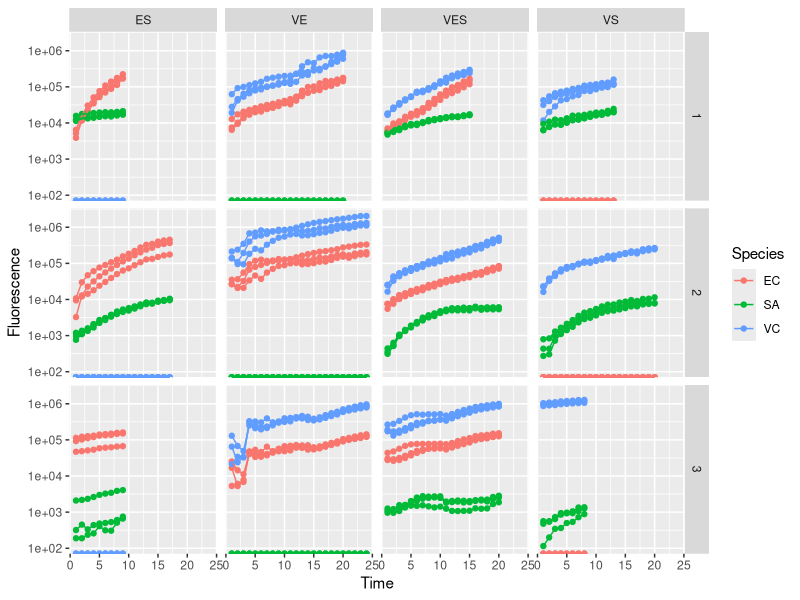

Reproduce this figure in R. (Note: this script raises an error after producing the figure.)
library(tidyverse)
library(readxl)

THRESH = 1E-10

dt <- read_xlsx(path = "Cocultured_data.xlsx", sheet = 1)
dt <- dt %>% select(Time, Experiment, Replicate, Passage, VC, EC, SA) %>% drop_na()
dt <- dt %>% mutate(RP = paste0(Replicate, "-", Passage)) 
dt <- dt %>% pivot_longer(names_to = "Species", values_to = "Fluorescence", cols = -c(Time, Experiment, RP, Replicate, Passage))
#eiliminate any period of times with negative fluorescences and shift time accordingly
dt_no_negs <- dt %>% 
  group_by(Passage, Experiment) %>% 
  filter(if (any(Fluorescence < 0)) Time > max(Time[Fluorescence < 0], na.rm = TRUE) else TRUE) %>% 
  mutate(Time = Time - min(Time)) %>% 
  arrange(Time) %>% 
  group_by(Passage, Experiment, Time) %>% 
  filter(!all(Time == 0) & !all(Species == 0)) 
#plot to see all datasets
dt_no_negs %>% ggplot(aes(x = Time, y = Fluorescence, group = interaction(RP, Species), colour = Species)) + 
  geom_point() + geom_line() + facet_grid(Passage~Experiment)+ scale_y_log10()

kcomms <- unique(dt$Experiment)
pssgs <- unique(dt_no_negs$Passage)
for (cc in comms){
  for (rr in 1:3){
    for(pp in pssgs){
      tmp <- dt_no_negs %>% filter(Experiment == cc, 
                                   Replicate == rr,
                                   Passage == pp) %>% 
        pivot_wider(names_from = Species, 
                    values_from = Fluorescence) %>% 
        ungroup() %>% 
        select(Time, VC, EC, SA)
      write_csv(tmp, file = paste0("../../data/davis/", cc, "_", 
                                   rr, "_",
                                   pp, ".csv")) 
    }
  }
}
